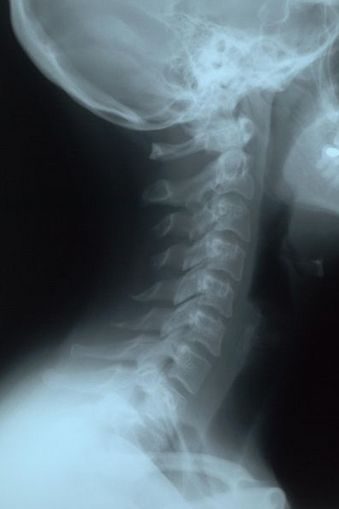
%> input picture DspLab/X-ray_neck.jpg, 339 x 509 px
$ octave Ex3.m   (GNU Octave 9; MATLAB toolbox functions it lacks are replaced by stand-ins)
%> lines starting %> are read from the running program, lines starting %| are printed output that depends on the picture
### DspLab/tofloat.m
function [out, revertclass] = tofloat(in)
%TOFLOAT Convert image to floating point
%   [OUT, REVERTCLASS] = TOFLOAT(IN) converts the input image IN to
%   floating-point. If IN is a double or single image, then OUT
%   equals IN.  Otherwise, OUT equals IM2SINGLE(IN).  REVERTCLASS is
%   a function handle that can be used to convert back to the class
%   of IN.

%   Copyright 2002-2009 R. C. Gonzalez, R. E. Woods, and S. L. Eddins
%   From the book Digital Image Processing Using MATLAB, 2nd ed.,
%   Gatesmark Publishing, 2009.
%
%   Book web site: http://www.imageprocessingplace.com
%   Publisher web site: http://www.gatesmark.com/DIPUM2e.htm

identity = @(x) x;
tosingle = @im2single;

table = {'uint8',   tosingle, @im2uint8
   'uint16',  tosingle, @im2uint16
   'int16',   tosingle, @im2int16
   'logical', tosingle, @logical
   'double',  identity, identity
   'single',  identity, identity};

classIndex = find(strcmp(class(in), table(:, 1)));

if isempty(classIndex)
   error('Unsupported input image class.');
end

out = table{classIndex, 2}(in);

revertclass = table{classIndex, 3};

### DspLab/dftfilt.m
function g = dftfilt(f, H, classout)
%DFTFILT Performs frequency domain filtering.
%   g = DFTFILT(f, H, CLASSOUT) filters f in the frequency domain
%   using the filter transfer function H. The output, g, is the
%   filtered image, which has the same size as f.
%
%   Valid values of CLASSOUT are
%
%	'original'	The ouput is of the same class as the input.
%               This is the default if CLASSOUT is not included
%               in the call.
%	'fltpoint'	The output is floating point of class single, unless
%               both f and H are of class double, in which case the
%               output also is of class double.
%
%   DFTFILT automatically pads f to be the same size as H. Both f
%   and H must be real. In addition, H must be an uncentered,
%   circularly-symmetric filter function.

%   Copyright 2002-2009 R. C. Gonzalez, R. E. Woods, and S. L. Eddins
%   From the book Digital Image Processing Using MATLAB, 2nd ed.,
%   Gatesmark Publishing, 2009.
%
%   Book web site: http://www.imageprocessingplace.com
%   Publisher web site: http://www.gatesmark.com/DIPUM2e.htm

% Convert the input to floating point.
[f, revertClass] = tofloat(f);

% Obtain the FFT of the padded input.
F = fft2(f, size(H, 1), size(H, 2));

% Perform filtering.
g = ifft2(H.*F);

% Crop to original size.
g = g(1:size(f, 1), 1:size(f, 2)); % g is of class single here.

% Convert the output to the same class as the input if so specified.
if nargin == 2 || strcmp(classout, 'original')
   g = revertClass(g);
elseif strcmp(classout, 'fltpoint') % g is floating point already.
   return
else
   error('Undefined class for the output image.')
end

### DspLab/gscale.m
function g = gscale(f, varargin)
%GSCALE Scales the intensity of the input image.
%   G = GSCALE(F, 'full8') scales the intensities of F to the full
%   8-bit intensity range [0, 255].  This is the default if there is
%   only one input argument.
%
%   G = GSCALE(F, 'full16') scales the intensities of F to the full
%   16-bit intensity range [0, 65535].
%
%   G = GSCALE(F, 'minmax', LOW, HIGH) scales the intensities of F to
%   the range [LOW, HIGH]. These values must be provided, and they
%   must be in the range [0, 1], independently of the class of the
%   input. GSCALE performs any necessary scaling. If the input is of
%   class double, and its values are not in the range [0, 1], then
%   GSCALE scales it to this range before processing.
%
%   The class of the output is the same as the class of the input.

%   Copyright 2002-2009 R. C. Gonzalez, R. E. Woods, and S. L. Eddins
%   From the book Digital Image Processing Using MATLAB, 2nd ed.,
%   Gatesmark Publishing, 2009.
%
%   Book web site: http://www.imageprocessingplace.com
%   Publisher web site: http://www.gatesmark.com/DIPUM2e.htm

if isempty(varargin) % If only one argument, it is f.
   method = 'full8';
else
   method = varargin{1};
end

if strcmp(class(f), 'double') && (max(f(:)) > 1 || min(f(:)) < 0)
   f = mat2gray(f);
end

% Perform the specified scaling.
switch method
case 'full8'
   g = im2uint8(mat2gray(double(f)));
case 'full16'
   g = im2uint16(mat2gray(double(f)));
case 'minmax'
   low = varargin{2}; high = varargin{3};
   if low > 1 || low < 0 || high > 1 || high < 0
      error('Parameters low and high must be in the range [0, 1].')
   end
   if strcmp(class(f), 'double')
      low_in = min(f(:));
      high_in = max(f(:));
   elseif strcmp(class(f), 'uint8')
      low_in = double(min(f(:)))./255;
      high_in = double(max(f(:)))./255;
   elseif strcmp(class(f), 'uint16')
      low_in = double(min(f(:)))./65535;
      high_in = double(max(f(:)))./65535;
   end
   % imadjust automatically matches the class of the input.
   g = imadjust(f, [low_in high_in], [low high]);
otherwise
   error('Unknown method.')
end

### DspLab/hpfilter.m
function H = hpfilter(type, M, N, D0, n)
%HPFILTER Computes frequency domain highpass filters.
%   H = HPFILTER(TYPE, M, N, D0, n) creates the transfer function of
%   a highpass filter, H, of the specified TYPE and size (M-by-N).
%
%   Valid values for TYPE, D0, and n are:
%
%   'ideal'    Ideal highpass filter with cutoff frequency D0.  n
%              need not be supplied. D0 must be positive.
%
%   'btw'      Butterworth highpass filter of order n, and cutoff
%              D0.  The default value for n is 1.0. D0 must be
%              positive.
%
%   'gaussian' Gaussian highpass filter with cutoff (standard
%              deviation) D0. n need not be supplied. D0 must be
%              positive.
%
%  H is of floating point class single. It is returned uncentered
%  for consistency with filtering function dftfilt. To view H as an
%  image or mesh plot, it should be centered using Hc = fftshift(H).

%   Copyright 2002-2009 R. C. Gonzalez, R. E. Woods, and S. L. Eddins
%   From the book Digital Image Processing Using MATLAB, 2nd ed.,
%   Gatesmark Publishing, 2009.
%
%   Book web site: http://www.imageprocessingplace.com
%   Publisher web site: http://www.gatesmark.com/DIPUM2e.htm

% The transfer function Hhp of a highpass filter is 1 - Hlp,
% where Hlp is the transfer function of the corresponding lowpass
% filter.  Thus, we can use function lpfilter to generate highpass
% filters.

if nargin == 4
   n = 1; % Default value of n.
end

% Generate highpass filter.
Hlp = lpfilter(type, M, N, D0, n);
H = 1 - Hlp;

### DspLab/lpfilter.m
function H = lpfilter(type, M, N, D0, n)
%LPFILTER Computes frequency domain lowpass filters.
%   H = LPFILTER(TYPE, M, N, D0, n) creates the transfer function of
%   a lowpass filter, H, of the specified TYPE and size (M-by-N). To
%   view the filter as an image or mesh plot, it should be centered
%   using H = fftshift(H).
%
%   Valid values for TYPE, D0, and n are:
%
%   'ideal'    Ideal lowpass filter with cutoff frequency D0. n need
%              not be supplied.  D0 must be positive.
%
%   'btw'      Butterworth lowpass filter of order n, and cutoff
%              D0.  The default value for n is 1.0.  D0 must be
%              positive.
%
%   'gaussian' Gaussian lowpass filter with cutoff (standard
%              deviation) D0.  n need not be supplied.  D0 must be
%              positive.
%
%  H is of floating point class single. It is returned uncentered
%  for consistency with filtering function dftfilt. To view H as an
%  image or mesh plot, it should be centered using Hc = fftshift(H).

%   Copyright 2002-2009 R. C. Gonzalez, R. E. Woods, and S. L. Eddins
%   From the book Digital Image Processing Using MATLAB, 2nd ed.,
%   Gatesmark Publishing, 2009.
%
%   Book web site: http://www.imageprocessingplace.com
%   Publisher web site: http://www.gatesmark.com/DIPUM2e.htm

% Use function dftuv to set up the meshgrid arrays needed for
% computing the required distances.
[U, V] = dftuv(M, N);

% Compute the distances D(U, V).
D = hypot(U, V);

% Begin filter computations.
switch type
case 'ideal'
   H = single(D <= D0);
case 'btw'
   if nargin == 4
      n = 1;
   end
   H = 1./(1 + (D./D0).^(2*n));
case 'gaussian'
   H = exp(-(D.^2)./(2*(D0^2)));
otherwise
   error('Unknown filter type.')
end

### DspLab/dftuv.m
function [U, V] = dftuv(M, N)
%DFTUV Computes meshgrid frequency matrices.
%   [U, V] = DFTUV(M, N) computes meshgrid frequency matrices U and
%   V.  U and V are useful for computing frequency-domain filter
%   functions that can be used with DFTFILT.  U and V are both
%   M-by-N and of class single.

%   Copyright 2002-2009 R. C. Gonzalez, R. E. Woods, and S. L. Eddins
%   From the book Digital Image Processing Using MATLAB, 2nd ed.,
%   Gatesmark Publishing, 2009.
%
%   Book web site: http://www.imageprocessingplace.com
%   Publisher web site: http://www.gatesmark.com/DIPUM2e.htm

% Set up range of variables.
u = single(0:(M - 1));
v = single(0:(N - 1));

% Compute the indices for use in meshgrid.
idx = find(u > M/2);
u(idx) = u(idx) - M;
idy = find(v > N/2);
v(idy) = v(idy) - N;

% Compute the meshgrid arrays.
[V, U] = meshgrid(v, u);

### DspLab/Ex3.m
f= imread('X-ray_neck.jpg');
%> f is the input picture: size 509x339x3 uint8; mean R, G, B 83, 98.9, 107.1
f= im2double(f);
%> f: size 509x339x3 double
f = rgb2gray(f);
%> f: size 509x339 double
figure, imshow(f);
figure, imhist(f,256);
%> after `imhist(f,256)`:
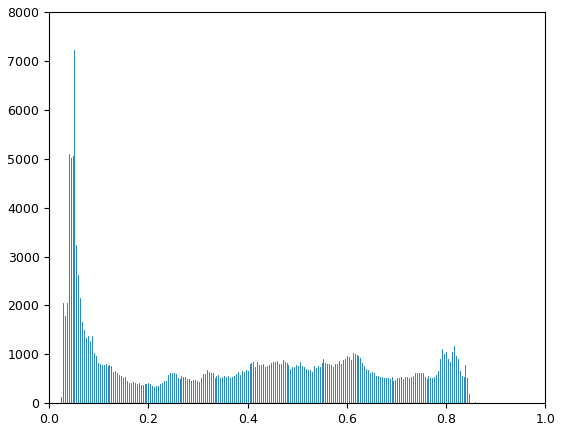
%> figure redrawn from the program's plot data; highest point at x = 0.051, y = 7217

fe = histeq(f, 256);
figure, imshow(fe);

F = fft2(f);
Fc = fftshift(F);
Fm = abs(Fc);
figure, imshow(log(1 + Fm), []);
%> after `imshow(log(1 + Fm), [])`:
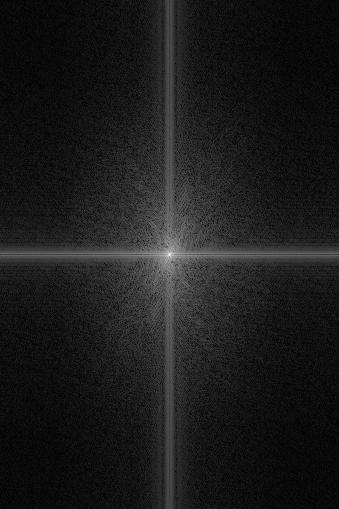
%> displayed picture: size 509x339, on the screen's scale of 0 to 255; min 0, max 255, mean 27.6

HBW = hpfilter('btw', 509, 339, 40, 2);
H = 0.5 + 2 * HBW;
gbw = dftfilt(f, HBW);
%> in dftfilt, `g = ifft2(H.*F);`:
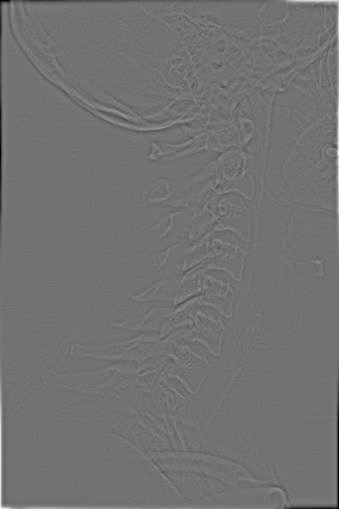
%> g: size 509x339 single; min -0.29, max 0.355, mean 4.7e-11; drawn with min black and max white

F = fft2(gbw);
Fc = fftshift(F); % 中心化
Fm = abs(Fc); % 取模
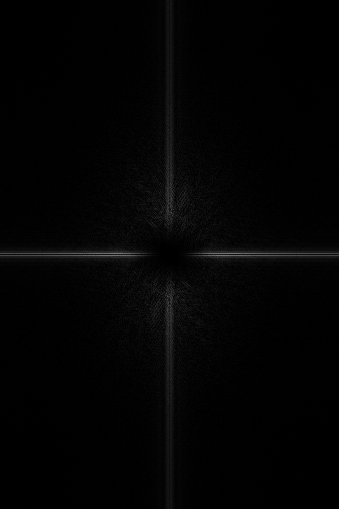
%> Fm: size 509x339 single; min 1.33e-06, max 124, mean 3.7
figure, imshow(log(1 + Fm), [ ]); % 对数变换，增强显示视觉效果
%> after `imshow(log(1 + Fm), [ ])`:
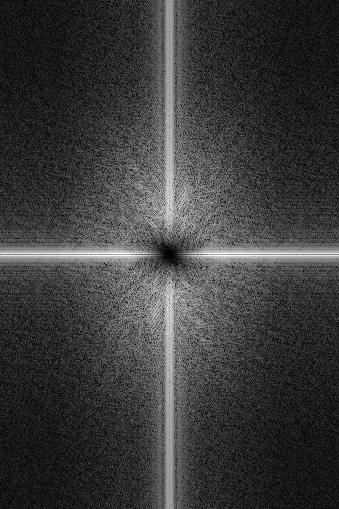
%> displayed picture: size 509x339, on the screen's scale of 0 to 255; min 0, max 255, mean 59.2

gbw = gscale(gbw);
figure, imshow(gbw);

ghf = dftfilt(f, H);
%> in dftfilt (call 2), `g = ifft2(H.*F);`:
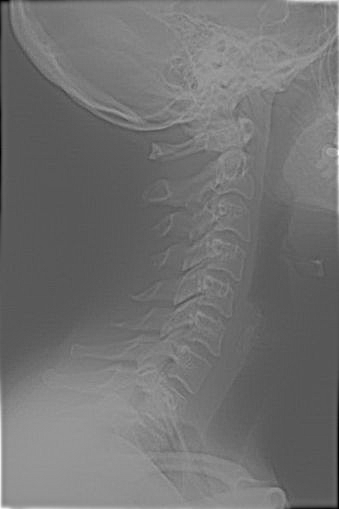
%> g: size 509x339 single; min -0.56, max 1.11, mean 0.186; drawn with min black and max white
ghf = gscale(ghf);
ghe = histeq(ghf, 256);
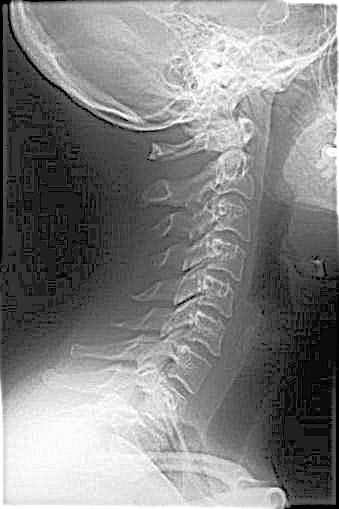
%> ghe: size 509x339 uint8; min 0, max 255, mean 130
figure, imshow(ghe);
